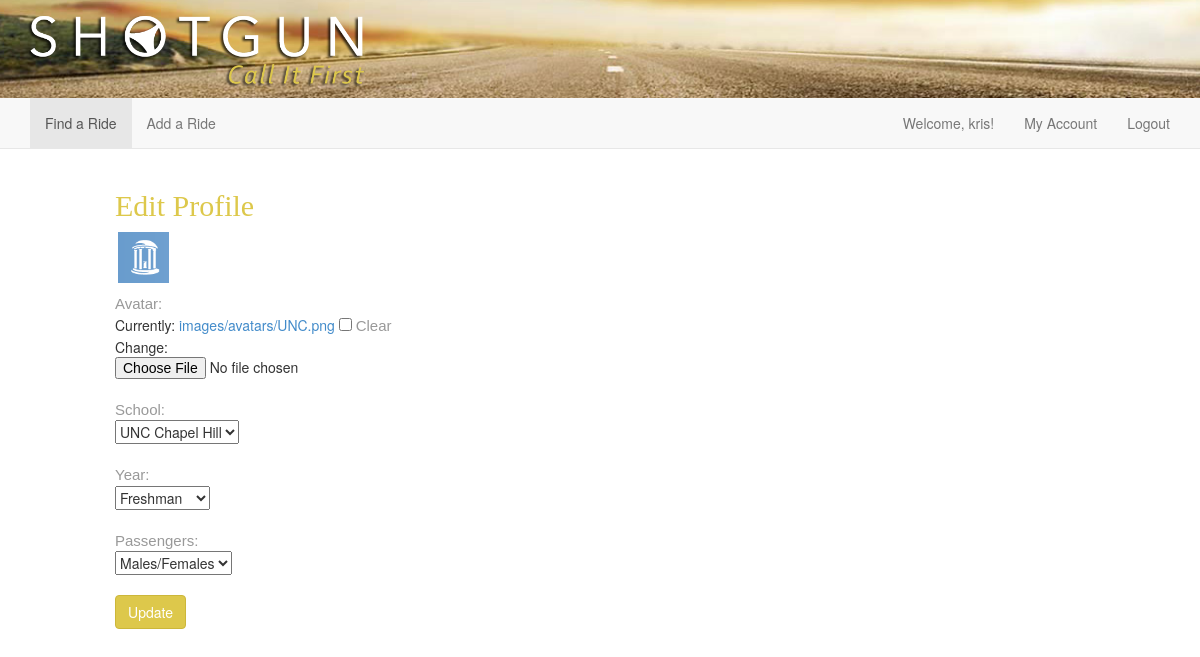
/profile/edit (signed in), run on the app's committed database.
### drive/models.py (models this page shows)
class ShotgunProfile(models.Model):
    YEARS = (
        ('Freshman', 'Freshman'),
        ('Sophomore', 'Sophomore'),
        ('Junior', 'Junior'),
        ('Senior', 'Senior'),
        ('Professor', 'Professor'),
    )
    SCHOOLS = (
        ('UNC Chapel Hill', 'UNC Chapel Hill'),
    )
    PASSENGERS = (
        ('Males', 'Males'),
        ('Females', 'Females'),
        ('Males/Females', 'Males/Females'),
    )
    user = models.OneToOneField(User, related_name='shotgunprofile')
    avatar = models.ImageField(upload_to='images/avatars/', default='', blank=True)
    school = models.CharField(max_length=50, choices=SCHOOLS, default='UNC Chapel Hill')
    year = models.CharField(max_length=10, choices=YEARS, default='Freshman')
    passengers = models.CharField(max_length=15, choices=PASSENGERS, default='Males/Females')

### drive/views.py (the view)
# urls.py: url(r'^profile/edit$', views.profile_edit, name='profile_edit'),
def profile_edit(request):
    if request.method == 'POST':
        form = ProfileForm(request.POST, request.FILES, instance=ShotgunProfile.objects.get(user=request.user))
        if form.is_valid():
            profile = form.save(commit=False)
            profile.avatar = form.cleaned_data['avatar']
            profile.save()
            messages.success(request,'Your profile has been updated!')
            return redirect('profile_edit')
    else:
        user = request.user
        try:
            profile = getattr(user, 'shotgunprofile')
        except:
            profile = ShotgunProfile()
            profile.user = user
            profile.save()
        form = ProfileForm(instance=ShotgunProfile.objects.get(user=request.user))
    return render(request, 'profile/edit.html', {'form': form})

### drive/forms.py
class ProfileForm(ModelForm):
    class Meta:
        model = ShotgunProfile
        fields = ['avatar','school','year','passengers']

### shotgun/resources/templates/profile/edit.html (shortened to what this page needs)
{% extends 'layout_header.html' %}
{% block content %}
    <section id="section-profile-edit">
        <form action="" method="post" class="form-horizontal" role="form" autocomplete="off" enctype="multipart/form-data">
            <div class="row">
                <div class="col-xs-10 col-xs-offset-1">
                    <div class="row">
                        <div class="col-xs-12">
                            <h2>Edit Profile</h2>
                        </div>
                    </div>
                    <div class="row">
                        {% if user.shotgunprofile.avatar.url != "/uploads/False" %}<div class="col-xs-12" style="margin: 0px 0px 10px -12px;"><img src="{{ user.shotgunprofile.avatar.url }}" alt="Driver Image" class="col-xs-1"></div>{% endif %}
                        <div class="col-xs-12">
                            <label for="address-to">Avatar:</label><br>
                            {{form.avatar}}
                        </div>
                    </div>
                    <div class="row"><div class="col-xs-12">&nbsp;</div></div>
                    <div class="row">
                        <div class="col-xs-12">
                            <label for="address-to">School:</label><br>
                            {{form.school}}
                        </div>
                    </div>
                    <div class="row"><div class="col-xs-12">&nbsp;</div></div>
                    <div class="row">
                        <div class="col-xs-12">
                            <label for="address-to">Year:</label><br>
                            {{form.year}}
                        </div>
                    </div>
                    <div class="row"><div class="col-xs-12">&nbsp;</div></div>
                    <div class="row">
                        <div class="col-xs-12">
                            <label for="address-to">Passengers:</label><br>
                            {{form.passengers}}
                        </div>
                    </div>
                    <div class="row"><div class="col-xs-12">&nbsp;</div></div>
                    <div class="row">
                        <div class="col-xs-12">
                            <input type="submit" value="Update" class="btn btn-primary" />
                        </div>
                    </div>
                </div>
            </div>
        </form>
    </section>
{% endblock %}

### shotgun/resources/templates/navbar.html (shortened to what this page needs)
<nav class="navbar navbar-default navbar-static-top" role="navigation">
    <div class="container">
        <div class="collapse navbar-collapse" id="bs-example-navbar-collapse-1">
            <ul class="nav navbar-nav">
                <li{% if active == 'find' %} class="active"{% endif %}><a href="{% url 'drive.views.rides_search' %}">Find a Ride</a></li>
                <li{% if active == 'add' %} class="active"{% endif %}><a href="{% url 'drive.views.rides_new' %}">Add a Ride</a></li>
            </ul>
            {% if user.is_authenticated %}
                <ul class="nav navbar-nav navbar-right">
                    <p class="navbar-text hidden-xs">Welcome, {{user.username}}!</p>
                    <li><a href="{% url 'drive.views.profile_edit' %}">My Account</a></li>
                    <li><a href="{% url 'drive.views.drive_logout' %}">Logout</a></li>
                </ul>
            {% else %}
                <ul class="nav navbar-nav navbar-right">
                    <li><a href="{% url 'drive.views.drive_logout' %}">Log In</a></li>
                </ul>
            {% endif %}
        </div>
    </div>
</nav>

### shotgun/resources/public/css/shotgun.css (style rules this page uses)
html, body { height: 100%; }
input { z-index: 1; }
h2, h3, h4 { font-family: Avenir; color: #ddc84b; }
label { font-family: "Myriad Pro", Arial, "sans-serif"; font-size: 15px; color: #999999; font-weight: 100; margin: 0px; }
.btn-primary { background-color: #ddc84b; border-color: #ccb73a; }

### data on the page
ShotgunProfile: school "UNC Chapel Hill", year "Freshman", passengers "Males/Females"

### other printed values
{{ user.username }} "kris"
